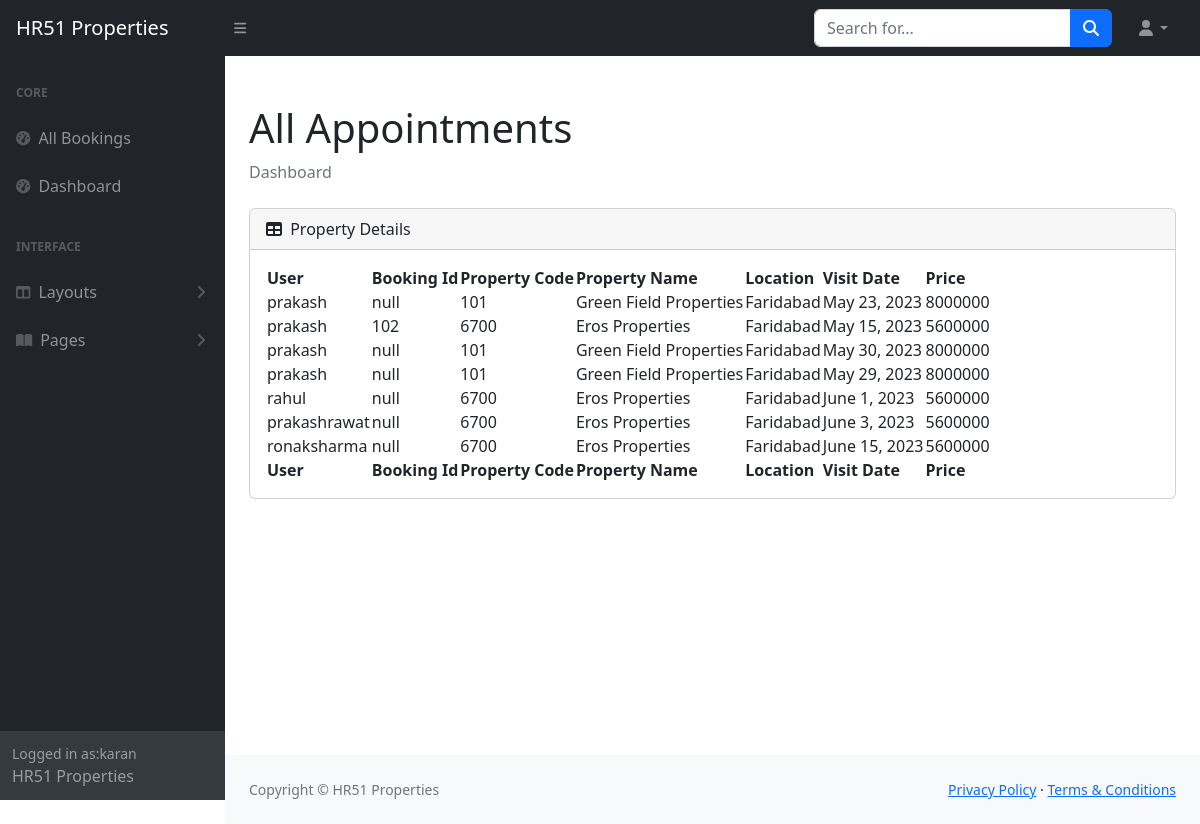
The app's page /staff/allbookings (signed in) with its own data.
### realestate/models.py (models this page shows, shortened)
class Reservation(models.Model):
    check_out = models.DateField(null=True, blank=True)
    room = models.ForeignKey(PropertyView, on_delete = models.CASCADE)
    guest = models.ForeignKey(User, on_delete= models.CASCADE)
    booking_id = models.CharField(max_length=100,default="null")

class PropertyView(models.Model):
    ROOM_STATUS = (
    ("1", "Available"),
    ("2", "Not Available"),
    )
    ROOM_TYPE = (
    ("1", "premium"),
    ("2", "deluxe"),
    ("3","basic"),
    )
    PROP_ROOM = (
    ("1", "1BHK"),
    ("2", "2BHK"),
    ("3", "3BHK"),
    ("4", "4BHK"),
    ("5", "5BHK"),
    ("6", "6BHK"),
    ("7", "7BHK"),
    )
    ROOMOWNERSHIP = (
    ("1", "First Owner"),
    ("2", "Second Owners"),
    ("3", "Third Owners"),
    ("4", "FreeHold"),
    ("5", "Multiple Owners"),
    )
    SIZERATE = (
    ("1", "1"),
    ("2", "2"),
    ("3", "3"),
    ("4", "4"),
    ("5", "5"),
    ("6", "6"),
    ("7", "7"),
    ("8", "8"),
    )
    PROP_STATUS = (
    ("1", "For Sell"),
    ("2", "For Rent/lease"),
    ("3", "Not Available"),
    )
    PROP_TYPE = (
    ("1", "Independent Builder Floor"),
    ("2", "Builder Floor"),
    ("3", "Not Available"),
    )
    title = models.CharField(max_length=50,null=True)
    room_type = models.CharField(max_length=50,choices = ROOM_TYPE)
    prop_status = models.CharField(max_length=50,choices = ROOM_STATUS, null=True)
    prop_sell = models.CharField(max_length=50,choices = PROP_STATUS, null=True)
    prop_type = models.CharField(max_length=50,choices = PROP_TYPE, null=True)
    property_bhk = models.CharField(max_length=50,choices = PROP_ROOM, null=True)
    capacity = models.IntegerField(null=True)
    propety_code = models.IntegerField(null=True)
    price = models.IntegerField(null=True)
    size = models.IntegerField(null=True)
    hotel = models.ForeignKey(Realator, on_delete = models.CASCADE)
    status = models.CharField(choices =ROOM_STATUS,max_length = 15)
    roomnumber = models.IntegerField(null=True)
    yearbuild = models.IntegerField(null=True)
    address = models.CharField(max_length=150, null=True)
    ownership = models.CharField(max_length=150, null=True, choices= ROOMOWNERSHIP)
    Configuration = models.CharField(max_length = 800, null=True)
    content = models.CharField(max_length = 1500, null=True)
    flooring = models.CharField(max_length = 50, null=True)
    parking = models.CharField(max_length = 100, null=True)
    water_source = models.CharField(max_length = 100, null=True)
    widthroad = models.CharField(max_length = 100, null=True)
    powerbackup = models.CharField(max_length = 100, null=True)
    consider = models.CharField(max_length = 2000, null=True)
    nearby = models.CharField(max_length = 200, null=True)
    facing = models.CharField(max_length = 50, null=True)
    property_age = models.CharField(max_length = 10, null=True)
    furnished_details = models.CharField(max_length = 2000, null=True)
    loan_available = models.CharField(max_length=450, null=True)
    image = models.ImageField(upload_to='post/', null=True)
    image1 = models.ImageField(upload_to='post/', null=True)
    image2 = models.ImageField(upload_to='post/', null=True)
    image3 = models.ImageField(upload_to='post/', null=True)
    image4 = models.ImageField(upload_to='post/', null=True)
    url = models.CharField(max_length=100, null=True)
    map = models.CharField(max_length=450, null=True)
    is_published = models.BooleanField(default=True, null=True)
    post_date = models.DateTimeField(auto_now_add=True, null=True, blank=True)
    list_date = models.DateTimeField(default=datetime.now, blank=True)

class Realator(models.Model):
    name = models.CharField(max_length=30,default="HR51")
    owner = models.CharField(max_length=20, default="Karan Bhadana")
    location = models.CharField(max_length=50, default="Faridabad")
    state = models.CharField(max_length=50,default="Haryana")
    country = models.CharField(max_length=50,default="India")
    contact = models.CharField(max_length=50,default="987124****", null=True)
    intro = models.CharField(max_length=350,default="RealEstate Agent", null=True)
    url = models.CharField(max_length=100, null=True)
    owner_image = models.ImageField(upload_to='user/', null=True)
    add_date = models.DateTimeField(auto_now_add=True, null=True, blank=True)

### realestate/views.py (the view)
# urls.py: path('staff/allbookings', views.all_bookings,name="allbookigs"),
@login_required(login_url='/staff')
def all_bookings(request):
    bookings = Reservation.objects.all()
    if not bookings:
        messages.warning(request, "No Bookings Found")
    return HttpResponse(render(request, 'staff/allbookings.html', {'bookings': bookings}))

### templates/staff/allbookings.html (shortened to what this page needs)
{% block css %}
<link rel="stylesheet" href="https://cdn.jsdelivr.net/npm/bootstrap@4.0.0/dist/css/bootstrap.min.css"
>
<link href="https://cdn.jsdelivr.net/npm/simple-datatables@7.1.2/dist/style.min.css" rel="stylesheet" />
<link href="/static/css/staff.css" rel="stylesheet" />
{% endblock css %}
{% block body %}
<section class="sb-nav-fixed">
    <nav class="sb-topnav navbar navbar-expand navbar-dark bg-dark">
        <a class="navbar-brand ps-3" href="/">HR51 Properties</a>
        <button class="btn btn-link btn-sm order-1 order-lg-0 me-4 me-lg-0" id="sidebarToggle" href="#!"><i
                class="fas fa-bars"></i></button>
        <form class="d-none d-md-inline-block form-inline ms-auto me-0 me-md-3 my-2 my-md-0">
            <div class="input-group">
                <input class="form-control" type="text" placeholder="Search for..." aria-label="Search for..."
                    aria-describedby="btnNavbarSearch" />
                <button class="btn btn-primary" id="btnNavbarSearch" type="button"><i
                        class="fas fa-search"></i></button>
            </div>
        </form>
        <ul class="navbar-nav ms-auto ms-md-0 me-3 me-lg-4">
            <li class="nav-item dropdown">
                <a class="nav-link dropdown-toggle" id="navbarDropdown" href="#" role="button" data-bs-toggle="dropdown"
                    aria-expanded="false"><i class="fas fa-user fa-fw"></i></a>
            </li>
        </ul>
    </nav>
    <div id="layoutSidenav">
        <div id="layoutSidenav_nav">
            <nav class="sb-sidenav accordion sb-sidenav-dark" id="sidenavAccordion">
                <div class="sb-sidenav-menu">
                    <div class="nav">
                        <div class="sb-sidenav-menu-heading">Core</div>
                        <a class="nav-link" href="/staff/allbookings">
                            <div class="sb-nav-link-icon"><i class="fas fa-tachometer-alt"></i></div>
                            All Bookings
                        </a>
                        <a class="nav-link" href="/staff/panel">
                            <div class="sb-nav-link-icon"><i class="fas fa-tachometer-alt"></i></div>
                            Dashboard
                        </a>
                        <div class="sb-sidenav-menu-heading">Interface</div>
                        <a class="nav-link collapsed" href="#" data-bs-toggle="collapse"
                            data-bs-target="#collapseLayouts" aria-expanded="false" aria-controls="collapseLayouts">
                            <div class="sb-nav-link-icon"><i class="fas fa-columns"></i></div>
                            Layouts
                            <div class="sb-sidenav-collapse-arrow"><i class="fas fa-angle-down"></i></div>
                        </a>
                        <a class="nav-link collapsed" href="#" data-bs-toggle="collapse" data-bs-target="#collapsePages"
                            aria-expanded="false" aria-controls="collapsePages">
                            <div class="sb-nav-link-icon"><i class="fas fa-book-open"></i></div>
                            Pages
                            <div class="sb-sidenav-collapse-arrow"><i class="fas fa-angle-down"></i></div>
                        </a>
                    </div>
                </div>
                <div class="sb-sidenav-footer">
                    <div class="small">Logged in as:{{request.user}}</div>
                    HR51 Properties
                </div>
            </nav>
        </div>
        <div id="layoutSidenav_content">
            <main>
                <div class="container-fluid px-4">
                    <h1 class="mt-4">All Appointments</h1>
                    <ol class="breadcrumb mb-4">
                        <li class="breadcrumb-item active">Dashboard</li>
                    </ol>
                    <div class="card mb-4">
                        <div class="card-header">
                            <i class="fas fa-table me-1"></i>
                            Property Details
                        </div>
                        <div class="card-body">
                            <table id="datatablesSimple">
                                <thead>
                                    <tr>
                                        <th>User</th>
                                        <th>Booking Id</th>
                                        <th>Property Code</th>
                                        <th>Property Name</th>
                                        <th>Location</th>
                                        <th>Visit Date</th>
                                        <th>Price</th>
                                    </tr>
                                </thead>
                                <tfoot>
                                    <tr>
                                        <th>User</th>
                                        <th>Booking Id</th>
                                        <th>Property Code</th>
                                        <th>Property Name</th>
                                        <th>Location</th>
                                        <th>Visit Date</th>
                                        <th>Price</th>
                                    </tr>
                                </tfoot>
                                <tbody>
                                    {% for each_booking in bookings %}
                                    <tr>
                                        <td>{{each_booking.guest.username}}</td>
                                        <td>{{each_booking.booking_id}}</td>
                                        <td>{{each_booking.room.roomnumber}}</td>
                                        <td>{{each_booking.room.title}}</td>
                                        <td>{{each_booking.room.hotel.location}}</td>
                                        <td>{{each_booking.check_out}}</td>
                                        <td>{{each_booking.room.price}}</td>
                                    </tr>
                                    {% endfor %}
                                </tbody>
                            </table>
                        </div>
                    </div>
                </div>
            </main>
            <footer class="py-4 bg-light mt-auto">
                <div class="container-fluid px-4">
                    <div class="d-flex align-items-center justify-content-between small">
                        <div class="text-muted">Copyright &copy; HR51 Properties</div>
                        <div>
                            <a href="/privacy">Privacy Policy</a>
                            &middot;
                            <a href="/terms">Terms &amp; Conditions</a>
                        </div>
                    </div>
                </div>
            </footer>
        </div>
    </div>
</section>
{% endblock body %}

### records on screen
Reservation: guest.username "prakash", booking_id "null", room.roomnumber "101", room "Green Field Properties", room.hotel.location "Faridabad", check_out "May 23, 2023", room.price "8000000"
Reservation: guest.username "prakash", booking_id "102", room.roomnumber "6700", room "Eros Properties", room.hotel.location "Faridabad", check_out "May 15, 2023", room.price "5600000"
Reservation: guest.username "prakash", booking_id "null", room.roomnumber "101", room "Green Field Properties", room.hotel.location "Faridabad", check_out "May 30, 2023", room.price "8000000"
Reservation: guest.username "prakash", booking_id "null", room.roomnumber "101", room "Green Field Properties", room.hotel.location "Faridabad", check_out "May 29, 2023", room.price "8000000"
Reservation: guest.username "rahul", booking_id "null", room.roomnumber "6700", room "Eros Properties", room.hotel.location "Faridabad", check_out "June 1, 2023", room.price "5600000"
Reservation: guest.username "prakashrawat", booking_id "null", room.roomnumber "6700", room "Eros Properties", room.hotel.location "Faridabad", check_out "June 3, 2023", room.price "5600000"
Reservation: guest.username "ronaksharma", booking_id "null", room.roomnumber "6700", room "Eros Properties", room.hotel.location "Faridabad", check_out "June 15, 2023", room.price "5600000"

### other values on screen
{{ request.user }} "karan"
